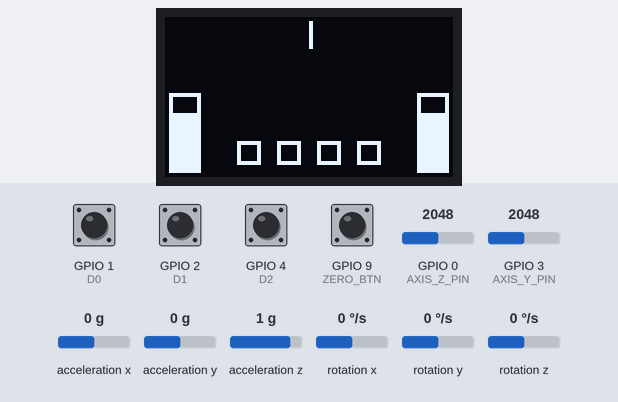
Recording of a sketch running on a simulated ESP32-S3. On the bench: 72×40 one-colour display. Inputs (shaded band) come from the test bench; at power-on: GPIO 1 (D0), GPIO 2 (D1), GPIO 4 (D2), GPIO 9 (ZERO_BTN) HIGH, acceleration y 0 g, GPIO 0 (AXIS_Z_PIN) = 2048, GPIO 3 (AXIS_Y_PIN) = 2048, acceleration x 0 g, acceleration z 1 g, rotation x 0 °/s, rotation y 0 °/s, rotation z 0 °/s. USB keyboard and mouse output is not drawn; what the sketch prints to the serial monitor is not drawn.

Above: at 2.7 s.
2.8 s: acceleration y set to -1.4 g
At 3.5 s:
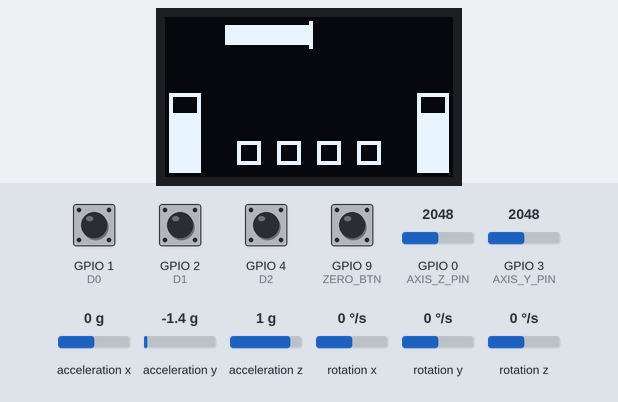
4.4 s: GPIO 0 (AXIS_Z_PIN) set to 2866
At 5.1 s:
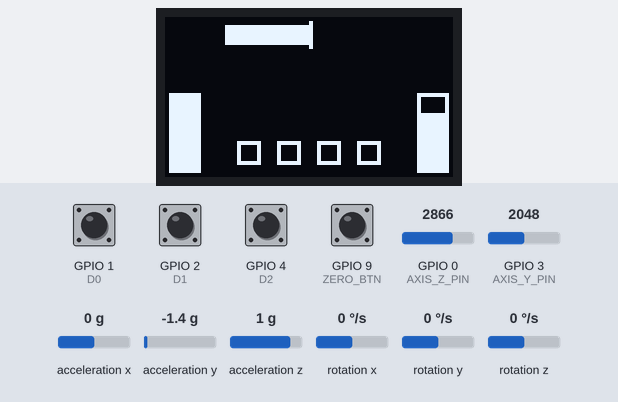
5.9 s: GPIO 9 (ZERO_BTN) pulled LOW for 0.15 s
At 6.5 s:
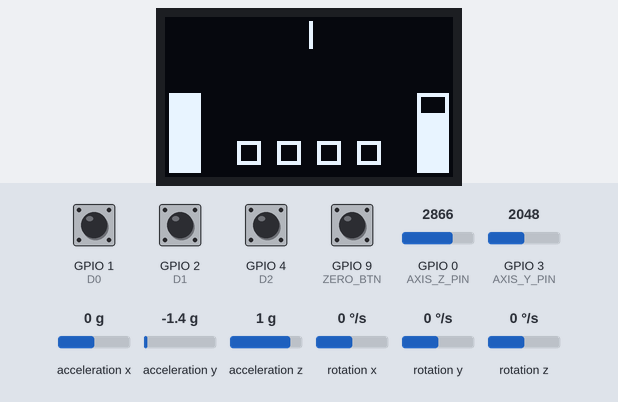
7.5 s: GPIO 3 (AXIS_Y_PIN) set to 2866
At 8.7 s:
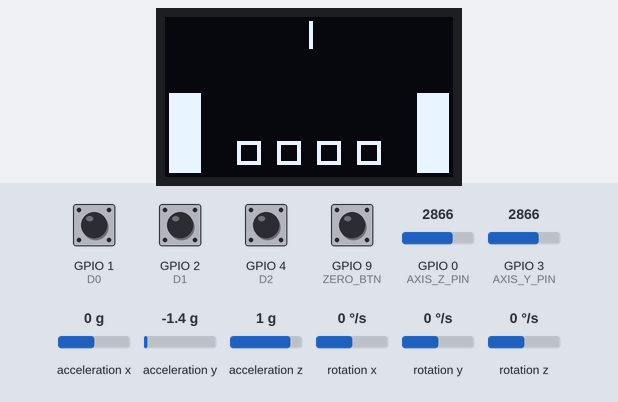
9.0 s: GPIO 1 (D0) pulled LOW for 0.15 s
At 9.1 s:
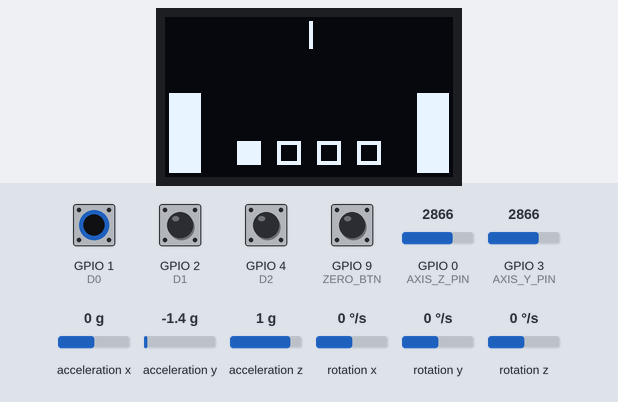
10.6 s: GPIO 2 (D1) pulled LOW for 0.15 s
At 10.73 s:
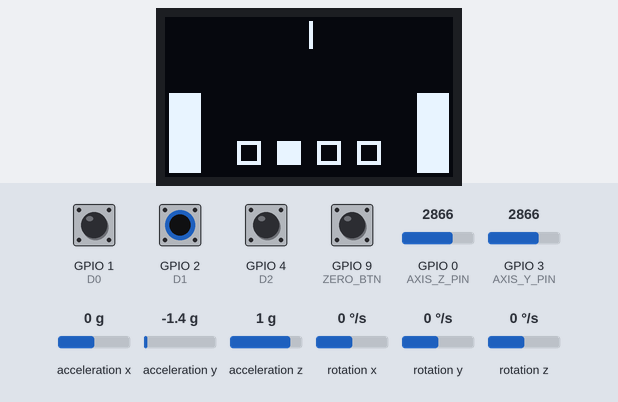
Timing chart, 0 to 13.3 s (numbered marks = the images above; inputs shaded):
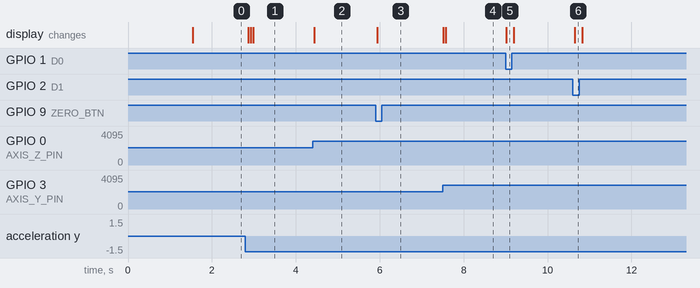

Measured:
- after the input at 2.8 s, the display: first changes after 0.07 s (image 1 shows a later state)
- after the input at 4.4 s, the display: changes at once (image 2)
- after the input at 5.9 s, the display: changes at once (image 3)
- after the input at 7.5 s, the display: first changes at once (image 4 shows a later state)
- after the input at 9.0 s, the display: changes at once (image 5)
- after the input at 10.6 s, the display: changes after 0.05 s (image 6)

The sketch:

32c3hidslave2.ino
```cpp
#include <Arduino.h>
#include <WiFi.h>
#include <esp_now.h>
#include <Wire.h>
#include <MPU6050_light.h>
#include <BleGamepad.h>
#include <U8g2lib.h>

struct PotentiometerState
{
    uint16_t sampleBuffer[10];
    uint8_t sampleIndex;
    uint8_t samplesCollected;
    unsigned long lastSampleTime;
    unsigned long sampleInterval;
};

PotentiometerState yAxisPot = {{0}, 0, 0, 0, 2};
PotentiometerState zAxisPot = {{0}, 0, 0, 0, 2};

#define SDA_PIN 5
#define SCL_PIN 6
U8G2_SSD1306_72X40_ER_F_HW_I2C u8g2(U8G2_R2, U8X8_PIN_NONE);

unsigned long lastDisplayUpdate = 0;

extern BleGamepad bleGamepad;
extern uint8_t operatingMode;
extern int16_t xAxisValue;
extern int16_t yAxisValue;
extern int16_t zAxisValue;
extern bool digitalInputs[];


void updateOLED()
{
    u8g2.clearBuffer();
    u8g2.setFont(u8g2_font_5x7_tr);


    int steer = map(xAxisValue,-32767,32767,-30,30);
    u8g2.drawVLine(36,1,7);
    if(steer>0) u8g2.drawBox(36,2,steer,5);
    else if(steer<0) u8g2.drawBox(36+steer,2,-steer,5);

    int thr = map(zAxisValue,-32767,32767,0,26);
    thr = constrain(thr,0,20);
    u8g2.drawFrame(1,19,8,20);
    u8g2.drawBox(2,39-thr,6,thr);

    int brk = map(yAxisValue,-32767,32767,0,26);
    brk = constrain(brk,0,20);
    u8g2.drawFrame(63,19,8,20);
    u8g2.drawBox(64,39-brk,6,brk);

    for(int i=0;i<4;i++)
    {
      if(digitalInputs[i]) u8g2.drawBox(18+i*10,31,6,6);
      else u8g2.drawFrame(18+i*10,31,6,6);
    }
    u8g2.sendBuffer();
}

//================================================
// SLAVE ID - CHANGE THIS VALUE: 1 or 2
//================================================

#define SLAVE_ID 1

//================================================
// GPIO PINS
//================================================

#define D0 1
#define D1 2
#define D2 4
//#define D3 3

// Analog axis pins (Potentiometers)
#define AXIS_Y_PIN 3  // Y axis potentiometer (Left Trigger)
#define AXIS_Z_PIN 0  // Z axis potentiometer (Right Trigger)

// Zero button
#define ZERO_BTN 9    // Zero steering button


//================================================
// INPUT STATE
//================================================

// Digital inputs (D0-D3 and MODE buttons)
bool digitalInputs[6];
bool lastDigitalInputs[6];
uint8_t debounceCounter[6] = {0, 0, 0, 0, 0, 0};
const uint8_t DEBOUNCE_THRESHOLD = 3;  // ~3-5ms debounce

int16_t xAxisValue = 0;
int16_t yAxisValue = 0;
int16_t zAxisValue = 0;

//================================================
// GAMEPAD STATE
//================================================

uint32_t buttons = 0;
int16_t axis[3];

//================================================
// MASTER MAC
//================================================

uint8_t masterAddress[] = {0xCC, 0x8D, 0xA2, 0xEC, 0xDC, 0xAC};

//================================================
// ESPNOW PACKET
//================================================

typedef struct
{
    uint8_t slaveID;
    uint32_t buttons;
    int16_t axis[3];
} GamepadPacket;

GamepadPacket packet;

//================================================
// BLE GAMEPAD
//================================================

//USBHIDGamepad usbGamepad;
BleGamepad bleGamepad("EL-GP2", "LEHIVXX", 69);

//================================================
// MPU6050
//================================================

MPU6050 mpu(Wire);

//================================================
// FILTER SETTINGS
//================================================

float angleOffset = 0.0f;
bool zeroButtonState = false;
bool lastZeroButtonState = false;

float smoothedAngle = 0.0f;
const float alpha = 0.1f;

//================================================
// SAMPLING
//================================================

const unsigned long sampleIntervalUS = 2000;
unsigned long lastSampleTime = 0;

//================================================
// AVERAGING
//================================================

float sampleBuffer[10];
uint8_t sampleIndex = 0;
uint8_t sampleCount = 0;

//================================================
// STEERING
//================================================

const float maxAngle = 80.0f;
const int16_t maxStick = 32767;
const int16_t deadzone = 0;
const float steeringGain = 1.0f;

//================================================
// POTENTIOMETER SETTINGS - NON-BLOCKING
//================================================

const uint8_t POT_SAMPLE_COUNT = 10;
//const uint16_t ADC_MAX = 4095;
//const uint16_t ADC_MIN = 0;

// Circular buffer for non-blocking pot sampling

//================================================
// MODE DETECTION
//================================================

//================================================
// READ INPUTS WITH DEBOUNCING
//================================================

void readInputs()
{
    // Read raw input states (D0-D3 and MODE buttons)
    bool rawInputs[6] = {
        !digitalRead(D0),
        !digitalRead(D1),
        !digitalRead(D2),
        0,
        0,
        0
    };

    // Simple debouncing: counter-based
    for(int i = 0; i < 6; i++)
    {
        if(rawInputs[i] == lastDigitalInputs[i])
        {
            // Input consistent with last state
            if(debounceCounter[i] < DEBOUNCE_THRESHOLD)
                debounceCounter[i]++;

            // Confirm state after threshold
            if(debounceCounter[i] >= DEBOUNCE_THRESHOLD)
                digitalInputs[i] = lastDigitalInputs[i];
        }
        else
        {
            // Input changed, reset counter
            debounceCounter[i] = 0;
            lastDigitalInputs[i] = rawInputs[i];
        }
    }
}

//================================================
// NON-BLOCKING POTENTIOMETER SAMPLING
//================================================

void updatePotentiometerSampling(PotentiometerState &pot, uint8_t adcPin)
{
    unsigned long now = micros();

    if((now - pot.lastSampleTime) >= (pot.sampleInterval * 1000))
    {
        pot.lastSampleTime = now;

        // Collect one sample
        pot.sampleBuffer[pot.sampleIndex] = analogRead(adcPin);
        pot.sampleIndex++;

        if(pot.sampleIndex >= POT_SAMPLE_COUNT)
            pot.sampleIndex = 0;

        if(pot.samplesCollected < POT_SAMPLE_COUNT)
            pot.samplesCollected++;
    }
}

int16_t calculateAveragedPotValue(const PotentiometerState &pot,
uint16_t ADC_MIN,uint16_t ADC_MAX )
{
    if(pot.samplesCollected == 0)
        return 0;

    uint32_t sum = 0;
    for(uint8_t i = 0; i < pot.samplesCollected; i++)
    {
        sum += pot.sampleBuffer[i];
    }

    int potValue = sum / pot.samplesCollected;

    // Constrain to valid range
    potValue = constrain(potValue, ADC_MIN, ADC_MAX);
  //  Serial.print(potValue);
    // Map to axis range (-32767 to 32767)
    int16_t mappedValue = (int16_t)map(potValue, ADC_MIN, ADC_MAX, -32767, 32767);

    return mappedValue;
}

void readPotentiometers()
{
    // Non-blocking: only collect one sample per call
    updatePotentiometerSampling(yAxisPot, AXIS_Y_PIN);
    updatePotentiometerSampling(zAxisPot, AXIS_Z_PIN);
     //Serial.print("y= ");
    // Update axis values from averaged samples
    yAxisValue = calculateAveragedPotValue(yAxisPot,650,3050);
 //   Serial.print(" | z= ");

  zAxisValue = calculateAveragedPotValue(zAxisPot,650,3050);

 // Serial.print(yAxisValue);
 //   Serial.print(" | z= ");
// Serial.println();
}

//================================================
// PROCESS MPU6050
//================================================

void processMpu6050()
{
    mpu.update();

    // =====================================
    // Zero Button
    // =====================================
    zeroButtonState = (digitalRead(ZERO_BTN) == LOW);

    if (zeroButtonState && !lastZeroButtonState)
    {
        angleOffset = mpu.getAngleX();
        smoothedAngle = 0.0f;

        for (int i = 0; i < 10; i++)
        {
            sampleBuffer[i] = 0.0f;
        }

        sampleIndex = 0;
        sampleCount = 0;

        Serial.println("Angle Zeroed");
    }

    lastZeroButtonState = zeroButtonState;

    // =====================================
    // Sampling
    // =====================================
    unsigned long now = micros();

    if ((now - lastSampleTime) >= sampleIntervalUS)
    {
        lastSampleTime = now;

        float rawAngle = mpu.getAngleX() - angleOffset;

        smoothedAngle = alpha * rawAngle + (1.0f - alpha) * smoothedAngle;

        smoothedAngle = constrain(smoothedAngle, -maxAngle, maxAngle);

        sampleBuffer[sampleIndex] = smoothedAngle;

        sampleIndex++;

        if (sampleIndex >= 10)
            sampleIndex = 0;

        if (sampleCount < 10)
            sampleCount++;

        // =====================================
        // Average every 10 samples
        // =====================================
        if (sampleCount == 10 && sampleIndex == 0)
        {
            float sum = 0.0f;

            for (int i = 0; i < 10; i++)
            {
                sum += sampleBuffer[i];
            }

            float avgAngle = sum / 10.0f;

            avgAngle = constrain(avgAngle, -maxAngle, maxAngle);

            // =====================================
            // Steering Mapping
            // =====================================

            float normalized = avgAngle / maxAngle;
            float scaled = normalized * steeringGain;
            scaled = constrain(scaled, -1.0f, 1.0f);

            xAxisValue = (int16_t)(scaled * maxStick);

            if (abs(xAxisValue) < deadzone)
                xAxisValue = 0;
        }
    }
}

//================================================
// APPLY MAPPING
//================================================

void applyMapping()
{
    buttons = 0;
    memset(axis, 0, sizeof(axis));

    // Digital inputs (D0-D3 and MODE buttons) -> buttons
    for(int i = 0; i < 6; i++)
    {
        if(digitalInputs[i])
            buttons |= (1 << i);
    }

    // Axes from MPU6050 and potentiometers
    axis[0] = xAxisValue;  // X from MPU6050
    axis[1] = yAxisValue;  // Y from Pin 36 potentiometer
    axis[2] = zAxisValue;  // Z from Pin 39 potentiometer
}

//================================================
// SEND TO BLE GAMEPAD
//================================================

void sendBleGamepad()
{
    if(!bleGamepad.isConnected())
        return;

    // Map buttons to BLE gamepad (all 6 buttons)
    for(int i = 0; i < 6; i++)
    {
        if(digitalInputs[i])
            bleGamepad.press(i + 1);  // Button 1-6
        else
            bleGamepad.release(i + 1);
    }

    // Map analog sticks
  //  bleGamepad.setLeftThumb(axis[0], );
   //  bleGamepad.setSteering();
  //    bleGamepad.setBrake(axis[1]);
  //  bleGamepad.setAccelerator(axis[2]);
  //  bleGamepad.setRightThumb(axis[2], 0);
        bleGamepad.setAxes(axis[0], 0, axis[1], 0, axis[2], 0, 0, 0);       //(X, Y, Z, RX, RY, RZ)

    bleGamepad.sendReport();
}

//================================================
// ESPNOW SEND
//================================================

void sendESPNOW()
{
    packet.slaveID = SLAVE_ID;
    packet.buttons = buttons;
    memcpy(packet.axis, axis, sizeof(axis));

    esp_err_t result = esp_now_send(masterAddress, (uint8_t*)&packet, sizeof(packet));

    if(result != ESP_OK)
    {
      //  Serial.print("ESP-NOW Send Error: ");
     //   Serial.println(result);
    }
}

//================================================
// INIT MPU6050
//================================================

void initMpu6050()
{
 //   Wire.begin(5, 6);

  //  Serial.println("Initializing MPU6050...");

    byte status = mpu.begin();

    if (status != 0)
    {
        Serial.print("MPU6050 Error: ");
        Serial.println(status);
       // while(1)
       // {
            delay(500);

    }

    delay(500);

    Serial.println("Calibrating MPU6050...");
    mpu.calcOffsets(true, true);

    for (int i = 0; i < 10; i++)
    {
        sampleBuffer[i] = 0.0f;
    }

    Serial.println("MPU6050 initialized");
}

//================================================
// INIT ESPNOW
//================================================

void initESPNow()
{
    WiFi.mode(WIFI_STA);
    esp_now_init();

    esp_now_peer_info_t peer = {};
    memcpy(peer.peer_addr, masterAddress, 6);
    peer.channel = 0;
    peer.encrypt = false;

    esp_now_add_peer(&peer);

  //  Serial.print("Slave ");
   // Serial.print(SLAVE_ID);
  //  Serial.println(" ESP-NOW initialized");
}

//================================================
// INIT BLE GAMEPAD
//================================================

void initBleGamepad()
{
    BleGamepadConfiguration bleGamepadConfig;
    bleGamepadConfig.setControllerType(CONTROLLER_TYPE_GAMEPAD);
    bleGamepadConfig.setButtonCount(24);
   //  bleGamepadConfig.setWhichAxes(true, true, true, true, true, true, false, false);      // Can also be done per-axis individually. All are true by default
  //  bleGamepadConfig.setWhichSimulationControls(false, false, true, true, true); // Can also be done per-control individually. All are false by default
   // bleGamepadConfig.setHatSwitchCount(numOfHatSwitches);                                                                      // 1 by default

   bleGamepadConfig.setAxesMin(0x8000); // 0 --> int16_t - 16 bit signed integer - Can be in decimal or hexadecimal
    bleGamepadConfig.setAxesMax(0x7FFF); // 32767 --> int16_t - 16 bit signed integer - Can be in decimal or hexadecimal
      bleGamepadConfig.setSimulationMin(0x8000);
    bleGamepadConfig.setSimulationMax(0x7FFF);
    bleGamepadConfig.setIncludeStart(true);
    bleGamepadConfig.setIncludeSelect(true);

    bleGamepad.begin(&bleGamepadConfig);
   // Serial.println("BLE Gamepad initialized");
}

//================================================
// SETUP
//================================================

void setup()
{
    Serial.begin(115200);
    Wire.begin(SDA_PIN,SCL_PIN);
    u8g2.begin();

    // Setup GPIO pins
    pinMode(D0, INPUT_PULLUP);
    pinMode(D1, INPUT_PULLUP);
    pinMode(D2, INPUT_PULLUP);
    // pinMode(AXIS_Y_PIN, INPUT_PULLUP);
    // pinMode(AXIS_Z_PIN, INPUT_PULLUP);
    pinMode(ZERO_BTN, INPUT_PULLUP);

  //  Serial.println();
  //  Serial.println("================================");
 // //  Serial.println(" ELGP CONTROLLER SLAVE");
   // Serial.println("================================");
  //  Serial.println();

    // Initialize MPU6050
    initMpu6050();

        initBleGamepad();
        initESPNow();


  /*  Serial.println("GPIO23 = Zero Steering");
    Serial.println("GPIO36 = Y Axis Potentiometer (Left Trigger)");
    Serial.println("GPIO39 = Z Axis Potentiometer (Right Trigger)");
    Serial.println("GPIO27 = Mode Button 1");
    Serial.println("GPIO17 = Mode Button 2");
    Serial.println("GPIO16 = Button D3");
    Serial.println("GPIO14 = Button D2");
    Serial.println("GPIO4 = Button D1");
    Serial.println("GPIO12 = Button D0");*/
  //  Serial.println();
}

//================================================
// LOOP
//================================================

unsigned long lastSend = 0;

void loop()
{
    processMpu6050();
    readInputs();
    readPotentiometers();
    applyMapping();

        sendBleGamepad();

        if(millis() - lastSend > 5)
        {
            sendESPNOW();
            lastSend = millis();
        }


    if(millis()-lastDisplayUpdate>50){ updateOLED(); lastDisplayUpdate=millis(); }
}
```
